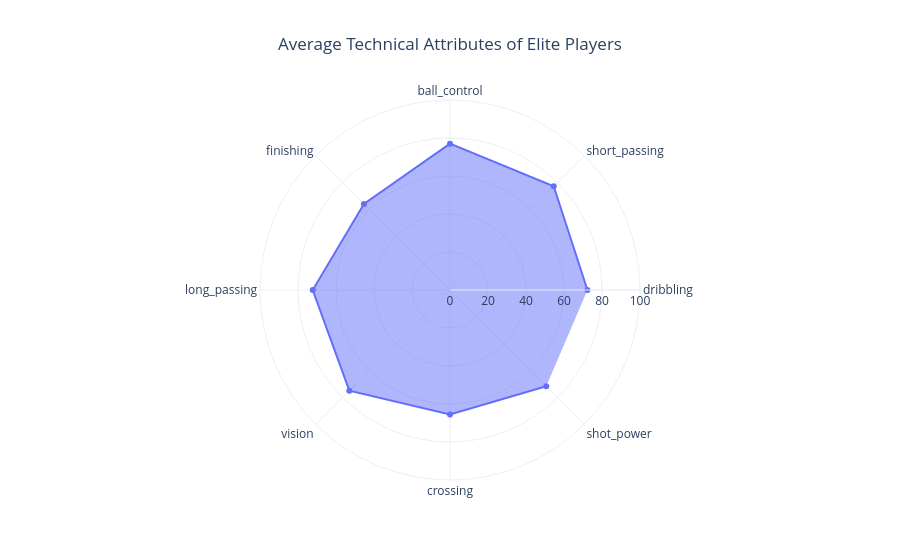

Notebook cell for this chart:
### Markdown cell above
## Question 7

Which technical attributes are strongest among elite players?

### Code cell
# Select elite players (Overall Rating >= 85)
elite_players = df[df["overall_rating"] >= 85]

# Calculate average technical attributes
attributes = [
    "dribbling",
    "short_passing",
    "ball_control",
    "finishing",
    "long_passing",
    "vision",
    "crossing",
    "shot_power"
]

avg_attributes = elite_players[attributes].mean()

fig = go.Figure()

fig.add_trace(go.Scatterpolar(
    r=avg_attributes.values,
    theta=attributes,
    fill='toself',
    name='Elite Players'
))

fig.update_layout(
    title="Average Technical Attributes of Elite Players",
    polar=dict(
        radialaxis=dict(
            visible=True,
            range=[0, 100]
        )
    ),
    template="plotly_white",
    title_x=0.5
)

fig.show()

### Figure 1 — Plotly figure (JSON) as saved in the notebook; plotly's stock layout.template omitted (floating-point values rounded to 4 significant figures)
{"data": [{"fill": "toself", "name": "Elite Players", "r": [72.33, 77.19, 77.02, 64.06, 72.24, 74.94, 65.56, 71.65], "theta": ["dribbling", "short_passing", "ball_control", "finishing", "long_passing", "vision", "crossing", "shot_power"], "type": "scatterpolar"}], "layout": {"polar": {"radialaxis": {"range": [0, 100], "visible": true}}, "title": {"text": "Average Technical Attributes of Elite Players", "x": 0.5}}}
